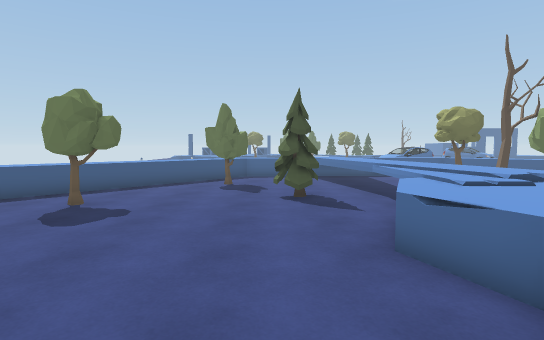
View 1 (above)

16 first-person views from a walk through a 3-D level made in the Unity game engine. The camera is 1.5 m above the floor, tilts 4° down and sees 80° across. The floor is counted in squares, 1 m on a side. Each view is taken from the middle of a square. On the plan, view 1 faces up. The plan holds only what a view shows up to about 15 squares ahead; the rest is blank. The place goes on beyond the plan. Some animated figures are left out.

View 2
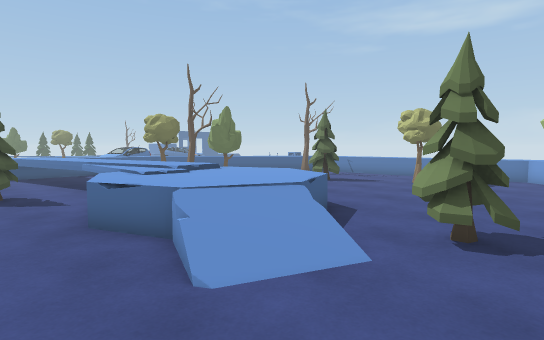

View 3
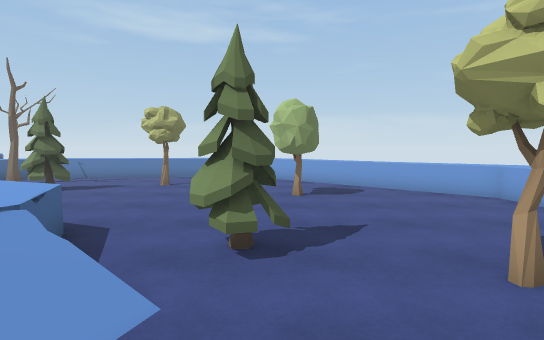

View 4
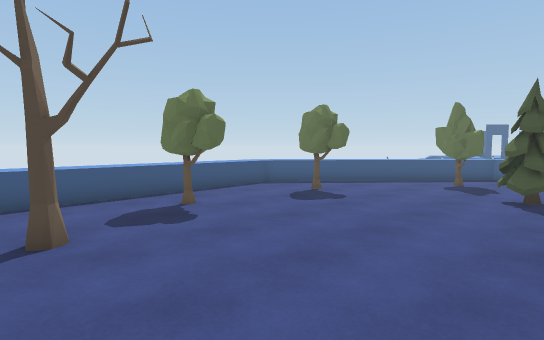

View 5
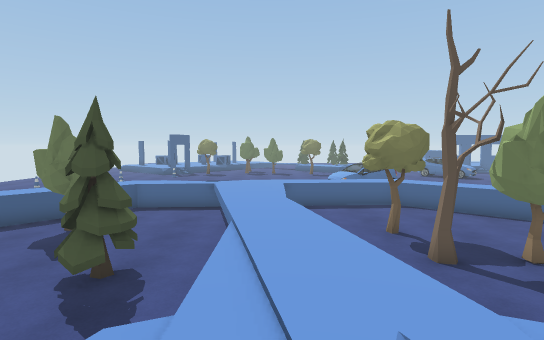

View 6
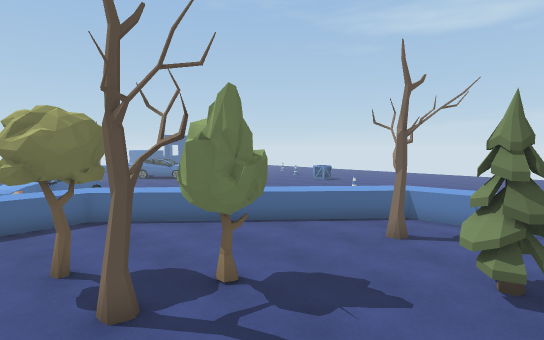

View 7
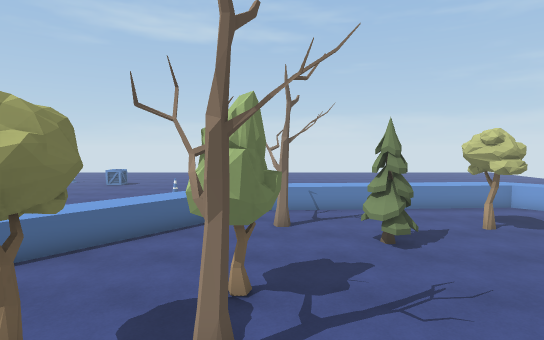

View 8
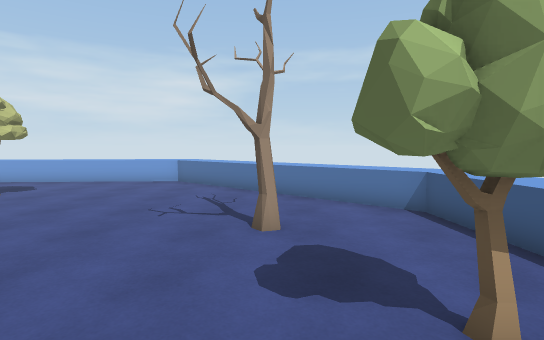

View 9
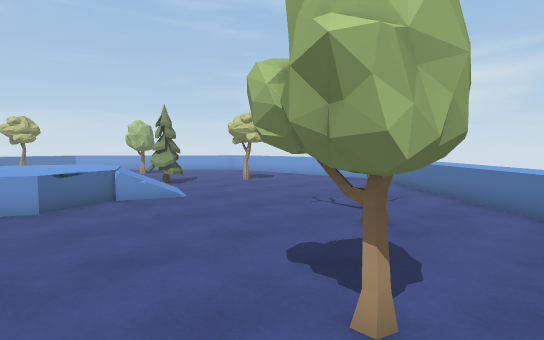

View 10
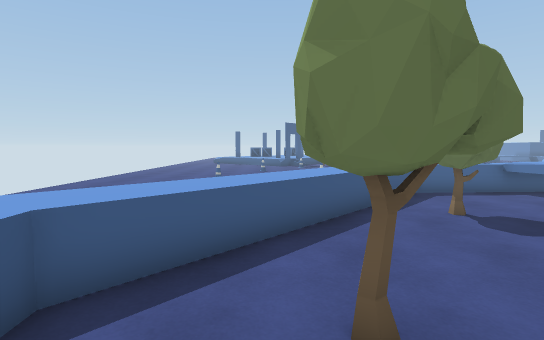

View 11
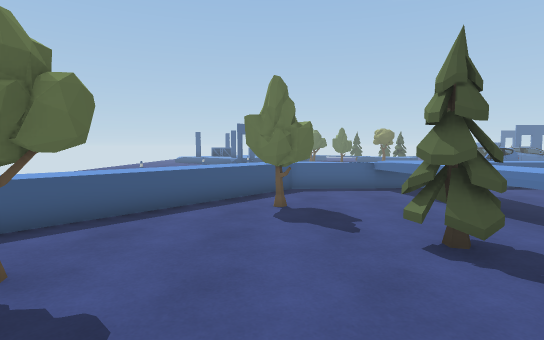

View 12
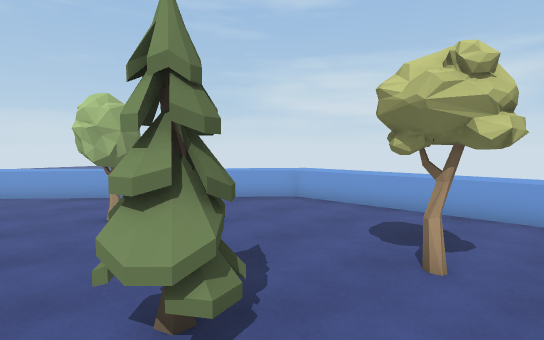

View 13
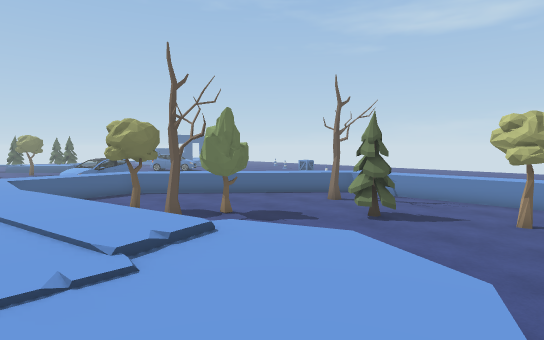

View 14
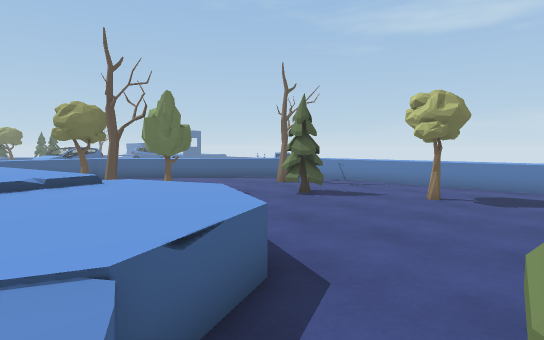

View 15
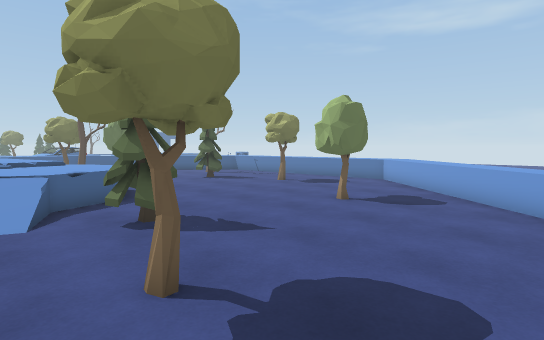

View 16
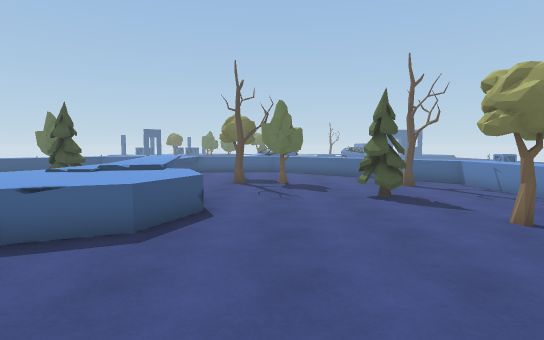

### Floor plan
Key: @ floor where view 1 was taken; # wall or solid block; . main floor; : floor 0.75 m higher than the main floor; + floor 1 m higher than the main floor; / step, stairs or slope; = window, fence, low wall or low ledge; v drop or lower ground; T tree; C car; O other object.
Columns run from 14 left of view 1 to 18 right of it. Each row starts with its distance up from view 1.
 21 ....                  CCC
 20 ....
 19 ...
 18 ..           ==+++++++++/
 17             =++++++=v==.v=.
 16             O...+++.....v==
 15          ===.....++.......O==
 14          =O.T....++........O=
 13        .==.TTT...++..TT.....O=
 12        =#v.......++..........v==
 11       = ..........+=..TTT...... =
 10      =#v......TT..+=...TT...T..v=
  9      ==.TTT....T..++...........+=
  8      +=.TT........++.......T...++
  7      +=...........++#.....TT...+=
  6      +=..........:+//O....T.....=
  5      ++.........:::  O.........v=
  4      +=.TT....... :  :.........=O
  3      +=.TT.......:  :.......T...
  2      v=.........=//=............
  1      O=.........///............=
  0      O=...T...@....TT..........=
 -1       =.............T....TT....=O
 -2       #=.................TT...==
 -3       .#=....................=#
 -4        v#=........TT........=#v
 -5         .#=................=#=
 -6          v===.............=#v
 -7            O==...........==v
 -8             =========+====O
 -9                   ++++++v=

Where each view was taken, in squares from view 1:
view 1: 0 up, 0 right, facing up
view 2: 2 down, 0 right, facing up-right
view 3: 1 down, 1 right, facing right
view 4: 1 down, 2 right, facing up-left
view 5: 4 up, 4 right, facing up
view 6: 6 up, 6 right, facing up-right
view 7: 10 up, 4 right, facing right
view 8: 6 up, 4 left, facing down
view 9: 6 up, 7 left, facing down-right
view 10: 6 up, 6 left, facing up
view 11: 5 up, 2 left, facing up
view 12: 1 up, 3 right, facing down-right
view 13: 2 up, 3 right, facing up-right
view 14: 0 up, 4 right, facing up-right
view 15: 7 down, 3 right, facing up-right
view 16: 3 down, 9 right, facing up
